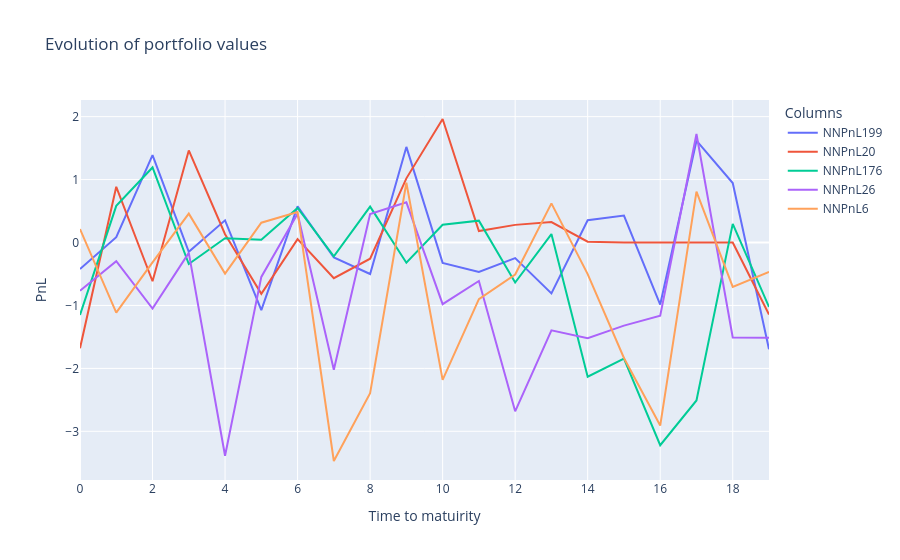

The notebook cell this image was saved under:
### Code cell
fig = go.Figure()
# Add traces for each column
for column in rewards.columns[values]:
    fig.add_trace(go.Scatter(x=rewards.index, y=rewards[column], mode='lines', name=f"NNPnL{column}"))
    #fig.add_trace(go.Scatter(x=rewards_1.index, y=rewards_1[column], mode='lines', name=f"DeltaPnL{column}"))

# Update layout
fig.update_layout(
    title='Evolution of portfolio values',
    xaxis_title='Time to matuirity',
    yaxis_title='PnL',
    template='plotly',
    legend=dict(title='Columns'),
)

# Show the plot
fig.show()

### Figure 1 — Plotly figure (JSON) as saved in the notebook; plotly's stock layout.template omitted (floating-point values rounded to 4 significant figures)
{"data": [{"mode": "lines", "name": "NNPnL199", "type": "scatter", "x": [0, 1, 2, 3, 4, 5, 6, 7, 8, 9, 10, 11, 12, 13, 14, 15, 16, 17, 18, 19], "y": [-0.4218, 0.08478, 1.387, -0.1474, 0.352, -1.075, 0.5746, -0.2379, -0.5004, 1.519, -0.324, -0.4675, -0.2474, -0.8086, 0.3545, 0.4277, -0.9864, 1.618, 0.9449, -1.696]}, {"mode": "lines", "name": "NNPnL20", "type": "scatter", "x": [0, 1, 2, 3, 4, 5, 6, 7, 8, 9, 10, 11, 12, 13, 14, 15, 16, 17, 18, 19], "y": [-1.679, 0.8853, -0.6154, 1.463, 0.131, -0.8165, 0.05419, -0.5669, -0.2576, 1.02, 1.963, 0.1828, 0.2803, 0.3247, 0.01283, 0.000342, 8.064e-05, -0.0001533, 1.513e-05, -1.143]}, {"mode": "lines", "name": "NNPnL176", "type": "scatter", "x": [0, 1, 2, 3, 4, 5, 6, 7, 8, 9, 10, 11, 12, 13, 14, 15, 16, 17, 18, 19], "y": [-1.152, 0.5823, 1.193, -0.3419, 0.0685, 0.04548, 0.55, -0.2188, 0.5701, -0.321, 0.2825, 0.3474, -0.6364, 0.1347, -2.133, -1.846, -3.221, -2.509, 0.2968, -1.023]}, {"mode": "lines", "name": "NNPnL26", "type": "scatter", "x": [0, 1, 2, 3, 4, 5, 6, 7, 8, 9, 10, 11, 12, 13, 14, 15, 16, 17, 18, 19], "y": [-0.7652, -0.2973, -1.048, -0.1648, -3.388, -0.5461, 0.4575, -2.022, 0.4535, 0.6383, -0.9798, -0.6121, -2.682, -1.395, -1.519, -1.321, -1.162, 1.724, -1.51, -1.514]}, {"mode": "lines", "name": "NNPnL6", "type": "scatter", "x": [0, 1, 2, 3, 4, 5, 6, 7, 8, 9, 10, 11, 12, 13, 14, 15, 16, 17, 18, 19], "y": [0.2142, -1.114, -0.3165, 0.4587, -0.494, 0.3149, 0.4849, -3.472, -2.394, 0.9503, -2.182, -0.8984, -0.5089, 0.6223, -0.502, -1.835, -2.908, 0.8092, -0.7038, -0.4653]}], "layout": {"legend": {"title": {"text": "Columns"}}, "title": {"text": "Evolution of portfolio values"}, "xaxis": {"title": {"text": "Time to matuirity"}}, "yaxis": {"title": {"text": "PnL"}}}}
